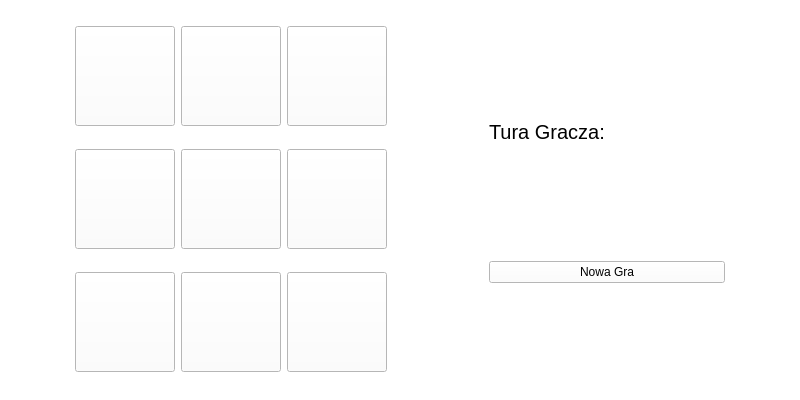
<?xml version="1.0" encoding="UTF-8"?>
<ui version="4.0">
 <class>tictac</class>
 <widget class="QMainWindow" name="tictac">
  <property name="geometry">
   <rect>
    <x>0</x>
    <y>0</y>
    <width>800</width>
    <height>400</height>
   </rect>
  </property>
  <property name="windowTitle">
   <string>tictac</string>
  </property>
  <property name="styleSheet">
   <string notr="true">background-color: rgb(255, 255, 255);</string>
  </property>
  <widget class="QWidget" name="centralwidget">
   <layout class="QHBoxLayout" name="horizontalLayout">
    <item>
     <layout class="QGridLayout" name="gridLayout">
      <item row="2" column="1">
       <widget class="QPushButton" name="P8">
        <property name="maximumSize">
         <size>
          <width>100</width>
          <height>100</height>
         </size>
        </property>
        <property name="text">
         <string/>
        </property>
        <property name="icon">
         <iconset resource="zasoby.qrc">
          <normaloff>:/img/img/nic.bmp</normaloff>:/img/img/nic.bmp</iconset>
        </property>
        <property name="iconSize">
         <size>
          <width>100</width>
          <height>100</height>
         </size>
        </property>
       </widget>
      </item>
      <item row="1" column="1">
       <widget class="QPushButton" name="P5">
        <property name="maximumSize">
         <size>
          <width>100</width>
          <height>100</height>
         </size>
        </property>
        <property name="text">
         <string/>
        </property>
        <property name="icon">
         <iconset resource="zasoby.qrc">
          <normaloff>:/img/img/nic.bmp</normaloff>:/img/img/nic.bmp</iconset>
        </property>
        <property name="iconSize">
         <size>
          <width>100</width>
          <height>100</height>
         </size>
        </property>
       </widget>
      </item>
      <item row="0" column="1">
       <widget class="QPushButton" name="P2">
        <property name="minimumSize">
         <size>
          <width>0</width>
          <height>0</height>
         </size>
        </property>
        <property name="maximumSize">
         <size>
          <width>100</width>
          <height>100</height>
         </size>
        </property>
        <property name="text">
         <string/>
        </property>
        <property name="icon">
         <iconset resource="zasoby.qrc">
          <normaloff>:/img/img/nic.bmp</normaloff>:/img/img/nic.bmp</iconset>
        </property>
        <property name="iconSize">
         <size>
          <width>100</width>
          <height>100</height>
         </size>
        </property>
       </widget>
      </item>
      <item row="2" column="0">
       <widget class="QPushButton" name="P7">
        <property name="maximumSize">
         <size>
          <width>100</width>
          <height>100</height>
         </size>
        </property>
        <property name="text">
         <string/>
        </property>
        <property name="icon">
         <iconset resource="zasoby.qrc">
          <normaloff>:/img/img/nic.bmp</normaloff>:/img/img/nic.bmp</iconset>
        </property>
        <property name="iconSize">
         <size>
          <width>100</width>
          <height>100</height>
         </size>
        </property>
       </widget>
      </item>
      <item row="0" column="0">
       <widget class="QPushButton" name="P1">
        <property name="minimumSize">
         <size>
          <width>0</width>
          <height>0</height>
         </size>
        </property>
        <property name="maximumSize">
         <size>
          <width>100</width>
          <height>100</height>
         </size>
        </property>
        <property name="text">
         <string/>
        </property>
        <property name="icon">
         <iconset resource="zasoby.qrc">
          <normaloff>:/img/img/nic.bmp</normaloff>:/img/img/nic.bmp</iconset>
        </property>
        <property name="iconSize">
         <size>
          <width>100</width>
          <height>100</height>
         </size>
        </property>
       </widget>
      </item>
      <item row="1" column="0">
       <widget class="QPushButton" name="P4">
        <property name="minimumSize">
         <size>
          <width>0</width>
          <height>0</height>
         </size>
        </property>
        <property name="maximumSize">
         <size>
          <width>100</width>
          <height>100</height>
         </size>
        </property>
        <property name="text">
         <string/>
        </property>
        <property name="icon">
         <iconset resource="zasoby.qrc">
          <normaloff>:/img/img/nic.bmp</normaloff>:/img/img/nic.bmp</iconset>
        </property>
        <property name="iconSize">
         <size>
          <width>100</width>
          <height>100</height>
         </size>
        </property>
       </widget>
      </item>
      <item row="0" column="2">
       <widget class="QPushButton" name="P3">
        <property name="minimumSize">
         <size>
          <width>0</width>
          <height>0</height>
         </size>
        </property>
        <property name="maximumSize">
         <size>
          <width>100</width>
          <height>100</height>
         </size>
        </property>
        <property name="text">
         <string/>
        </property>
        <property name="icon">
         <iconset resource="zasoby.qrc">
          <normaloff>:/img/img/nic.bmp</normaloff>:/img/img/nic.bmp</iconset>
        </property>
        <property name="iconSize">
         <size>
          <width>100</width>
          <height>100</height>
         </size>
        </property>
       </widget>
      </item>
      <item row="1" column="2">
       <widget class="QPushButton" name="P6">
        <property name="maximumSize">
         <size>
          <width>100</width>
          <height>100</height>
         </size>
        </property>
        <property name="text">
         <string/>
        </property>
        <property name="icon">
         <iconset resource="zasoby.qrc">
          <normaloff>:/img/img/nic.bmp</normaloff>:/img/img/nic.bmp</iconset>
        </property>
        <property name="iconSize">
         <size>
          <width>100</width>
          <height>100</height>
         </size>
        </property>
       </widget>
      </item>
      <item row="2" column="2">
       <widget class="QPushButton" name="P9">
        <property name="maximumSize">
         <size>
          <width>100</width>
          <height>100</height>
         </size>
        </property>
        <property name="text">
         <string/>
        </property>
        <property name="icon">
         <iconset resource="zasoby.qrc">
          <normaloff>:/img/img/nic.bmp</normaloff>:/img/img/nic.bmp</iconset>
        </property>
        <property name="iconSize">
         <size>
          <width>100</width>
          <height>100</height>
         </size>
        </property>
       </widget>
      </item>
     </layout>
    </item>
    <item>
     <layout class="QGridLayout" name="gridLayout_2">
      <property name="leftMargin">
       <number>30</number>
      </property>
      <item row="0" column="0">
       <widget class="QLabel" name="label">
        <property name="maximumSize">
         <size>
          <width>200</width>
          <height>16777215</height>
         </size>
        </property>
        <property name="font">
         <font>
          <pointsize>15</pointsize>
          <bold>false</bold>
         </font>
        </property>
        <property name="text">
         <string>Tura Gracza:</string>
        </property>
       </widget>
      </item>
      <item row="0" column="1">
       <widget class="QLabel" name="label_2">
        <property name="maximumSize">
         <size>
          <width>30</width>
          <height>30</height>
         </size>
        </property>
        <property name="autoFillBackground">
         <bool>false</bool>
        </property>
        <property name="text">
         <string/>
        </property>
        <property name="pixmap">
         <pixmap resource="zasoby.qrc">:/img/img/o.bmp</pixmap>
        </property>
        <property name="scaledContents">
         <bool>true</bool>
        </property>
       </widget>
      </item>
      <item row="1" column="0" colspan="2">
       <widget class="QPushButton" name="nowagra">
        <property name="text">
         <string>Nowa Gra</string>
        </property>
       </widget>
      </item>
     </layout>
    </item>
   </layout>
  </widget>
 </widget>
 <resources>
  <include location="zasoby.qrc"/>
 </resources>
 <connections/>
</ui>
